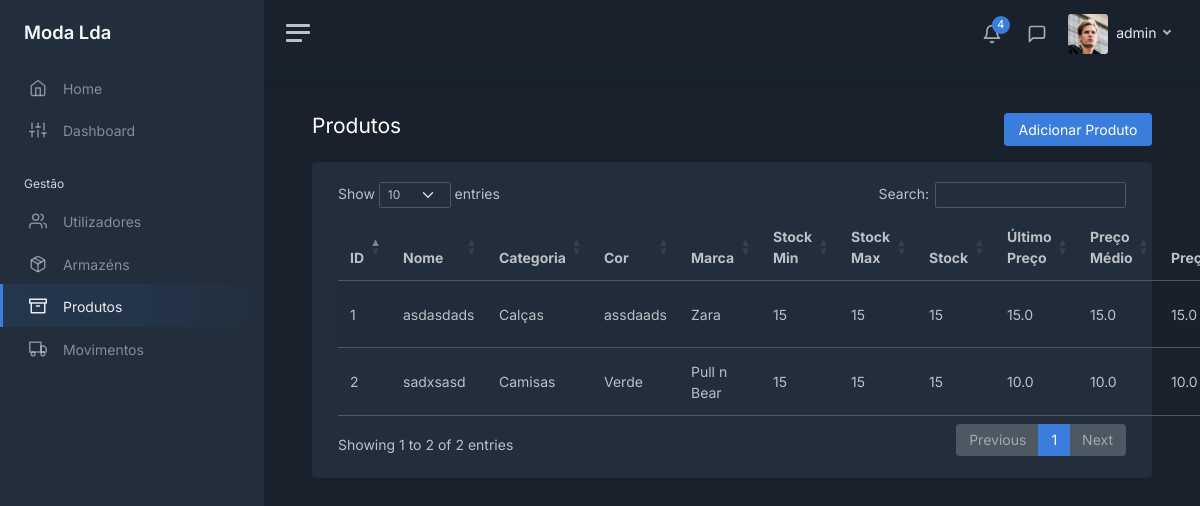
Screenshot of /products (signed in) with the database file from the repository.
### modules/login/models.py (models this page shows, shortened)
class User(UserMixin, db.Model):
    __tablename__ = 'users'
    __table_args__ = {'extend_existing': True}
    id = db.Column(db.Integer, primary_key=True)
    username = db.Column(db.String(), unique=True)
    password = db.Column(db.String())
    role = db.Column(db.String())
    last_login = db.Column(db.DateTime, server_default=db.func.now())

### modules/main/models.py (models this page shows, shortened)
class Product(db.Model):
    __tablename__ = 'products'
    __table_args__ = {'extend_existing': True}
    id = db.Column(db.Integer, primary_key=True)
    name = db.Column(db.String(), unique=True)
    category = db.Column(db.String())
    color = db.Column(db.String())
    brand = db.Column(db.String())
    min_stock = db.Column(db.Integer())
    max_stock = db.Column(db.Integer())
    current_stock = db.Column(db.Integer())
    last_buy_price = db.Column(db.Float())
    avg_buy_price = db.Column(db.Float())
    sell_price = db.Column(db.Float())
    desc = db.Column(db.String())

### modules/main/views.py (the view)
@bp.route('/products')
@login_required
def products():
    products_query = Product.query.all()
    all_products = []
    for product in products_query:
        all_products.append(
            {
                "id": product.id,
                "name": product.name,
                "category": CATEGORIES[product.category],
                "color": product.color,
                "brand": BRANDS[product.brand],
                "min_stock": product.min_stock,
                "max_stock": product.max_stock,
                "current_stock": product.current_stock,
                "last_buy_price": product.last_buy_price,
                "avg_buy_price": product.avg_buy_price,
                "sell_price": product.sell_price,
                "desc": product.desc,
            }
        )
    return render_template('products/products_table.html', user=current_user, tab="products", all_products=all_products)

### modules/login/models.py (called while the page is built)
@login_manager.user_loader
def load_user(user_id):
    return User.query.get(int(user_id))

### modules/main/templates/products/products_table.html (shortened to what this page needs)
<!DOCTYPE html>
<html lang="en">
<head>
    <link href="/static/css/dashboard.css" rel="stylesheet">
    <link href="https://cdn.datatables.net/1.13.7/css/dataTables.bootstrap5.min.css" rel="stylesheet">
</head>
{% extends 'sidebar.html' %}
{% block content %}
    <div class="row">
        <div class="col float-start">
            <h1 class="h3 mb-3">Produtos</h1>
        </div>
        <div class="col">
            <div class="mb-3 float-end">
                <a href="/products/add" class="btn btn-primary">Adicionar Produto</a>
            </div>
        </div>
    </div>
    <div class="card">
        <div class="card-body">
            <div class="container-fluid">
                <table id="products" class="table table-striped">
                    <tbody>
                    {% for product in all_products %}
                        <tr>
                            <td>{{ product.id }}</td>
                            <td>{{ product.name }}</td>
                            <td>{{ product.category }}</td>
                            <td>{{ product.color }}</td>
                            <td>{{ product.brand }}</td>
                            <td>{{ product.min_stock }}</td>
                            <td>{{ product.max_stock }}</td>
                            <td>{{ product.current_stock }}</td>
                            <td>{{ product.last_buy_price }}</td>
                            <td>{{ product.avg_buy_price }}</td>
                            <td>{{ product.sell_price }}</td>
                        </tr>
                    {% endfor %}
                    </tbody>
                </table>
            </div>
        </div>
    </div>
{% endblock %}

### modules/main/templates/sidebar.html (shortened to what this page needs)
<body data-theme="dark">
<div class="wrapper">
    <nav id="sidebar" class="sidebar js-sidebar">
        <div class="sidebar-content js-simplebar">
            <a class="sidebar-brand" href="/home">
                <span class="align-middle">Moda Lda</span>
            </a>
            <ul class="sidebar-nav">
                <li class="sidebar-item {% if tab == 'home' %}active{% endif %}">
                    <a class="sidebar-link" href="/home">
                        <i class="align-middle" data-feather="home"></i> <span class="align-middle">Home</span>
                    </a>
                </li>
                <li class="sidebar-item {% if tab == 'dashboard' %}active{% endif %}">
                    <a class="sidebar-link" href="/dashboard">
                        <i class="align-middle" data-feather="sliders"></i> <span class="align-middle">Dashboard</span>
                    </a>
                </li>
                <li class="sidebar-header">
                    Gestão
                </li>
                <li class="sidebar-item {% if tab == 'users' %}active{% endif %}">
                    <a class="sidebar-link" href="/users">
                        <i class="align-middle" data-feather="users"></i> <span class="align-middle">Utilizadores</span>
                    </a>
                </li>
                <li class="sidebar-item {% if tab == 'warehouses' %}active{% endif %}">
                    <a class="sidebar-link" href="/warehouses">
                        <i class="align-middle" data-feather="package"></i> <span class="align-middle">Armazéns</span>
                    </a>
                </li>
                <li class="sidebar-item {% if tab == 'products' %}active{% endif %}">
                    <a class="sidebar-link" href="/products">
                        <i class="align-middle" data-feather="archive"></i> <span class="align-middle">Produtos</span>
                    </a>
                </li>
                <li class="sidebar-item {% if tab == 'movimentos' %}active{% endif %}">
                    <a class="sidebar-link" href="">
                        <i class="align-middle" data-feather="truck"></i> <span class="align-middle">Movimentos</span>
                    </a>
                </li>
            </ul>
        </div>
    </nav>
    <div class="main">
        <nav class="navbar navbar-expand navbar-light navbar-bg">
            <a class="sidebar-toggle js-sidebar-toggle">
                <i class="hamburger align-self-center"></i>
            </a>
            <div class="navbar-collapse collapse">
                <ul class="navbar-nav navbar-align">
                    <li class="nav-item dropdown">
                        <a class="nav-icon dropdown-toggle" href="#" id="alertsDropdown" data-bs-toggle="dropdown">
                            <div class="position-relative">
                                <i class="align-middle" data-feather="bell"></i>
                                <span class="indicator">4</span>
                            </div>
                        </a>
                    </li>
                    <li class="nav-item dropdown">
                        <a class="nav-icon dropdown-toggle" href="#" id="messagesDropdown" data-bs-toggle="dropdown">
                            <div class="position-relative">
                                <i class="align-middle" data-feather="message-square"></i>
                            </div>
                        </a>
                    </li>
                    <li class="nav-item dropdown">
                        <a class="nav-link dropdown-toggle d-none d-sm-inline-block" href="#" data-bs-toggle="dropdown">
                            <img src="/static/img/avatars/avatar.jpg" class="avatar img-fluid rounded me-1"
                                 alt="{{ user.username }}"/> <span class="text-dark"> {{ user.username }} </span>
                        </a>
                    </li>
                </ul>
            </div>
        </nav>
        <main class="content">
            <div class="container-fluid p-0">
                {% block content %}
                {% endblock %}
            </div>
        </main>
    </div>
</div>
</body>
</html>

### rows the page displays
User: username "admin"
Product: id "1", name "asdasdads", category "Calças", color "assdaads", brand "Zara", min_stock "15", max_stock "15", current_stock "15", last_buy_price "15.0", avg_buy_price "15.0", sell_price "15.0"
Product: id "2", name "sadxsasd", category "Camisas", color "Verde", brand "Pull n Bear", min_stock "15", max_stock "15", current_stock "15", last_buy_price "10.0", avg_buy_price "10.0", sell_price "10.0"
